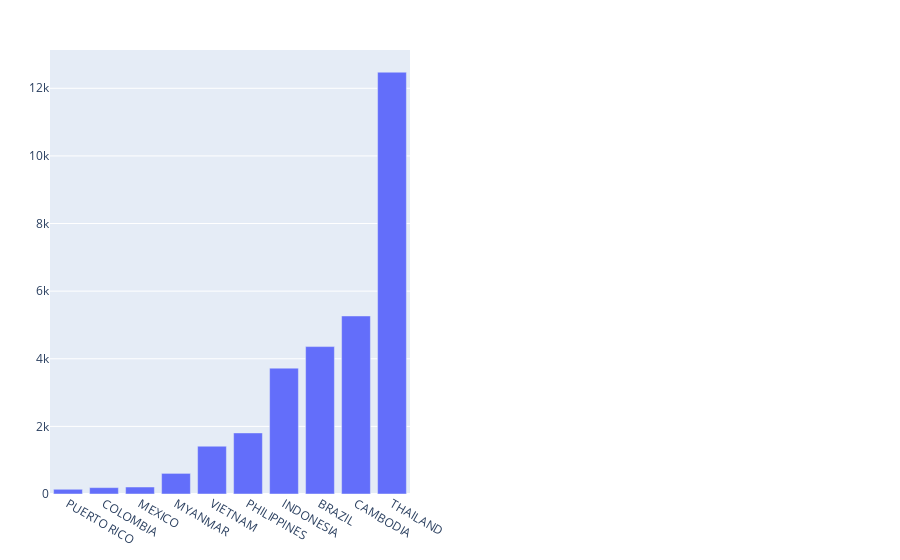

Source (notebook cell):
### Code cell
# top 10
# top 10 countries bar chart
df_top10_mgi = df_country.sort_values(by='amount', ascending=False).head(10)
df_top10_mgi = df_top10_mgi.sort_values(by='amount', ascending=True)

import plotly.graph_objects as go
from plotly.subplots import make_subplots
fig_top10 = make_subplots(rows=1, cols=2, specs=[[{"type": "bar"}, {"type": "bar"}]])

fig_top10.add_trace(
    go.Bar(x=df_top10_mgi['country'], y=df_top10_mgi['amount'], name='Amount'),
    row=1, col=1
)
# change border of chart
fig_top10.update_layout(
    margin=dict(l=50, r=50, t=50, b=50),
)

### Figure 1 — Plotly figure (JSON) as saved in the notebook; plotly's stock layout.template omitted (floating-point values rounded to 4 significant figures)
{"data": [{"name": "Amount", "type": "bar", "x": ["PUERTO RICO", "COLOMBIA", "MEXICO", "MYANMAR", "VIETNAM", "PHILIPPINES", "INDONESIA", "BRAZIL", "CAMBODIA", "THAILAND"], "xaxis": "x", "y": [140, 189, 207, 610, 1414, 1807, 3723, 4360, 5266, 12476], "yaxis": "y"}], "layout": {"margin": {"b": 50, "l": 50, "r": 50, "t": 50}, "xaxis": {"anchor": "y", "domain": [0, 0.45]}, "xaxis2": {"anchor": "y2", "domain": [0.55, 1]}, "yaxis": {"anchor": "x", "domain": [0, 1]}, "yaxis2": {"anchor": "x2", "domain": [0, 1]}}}
